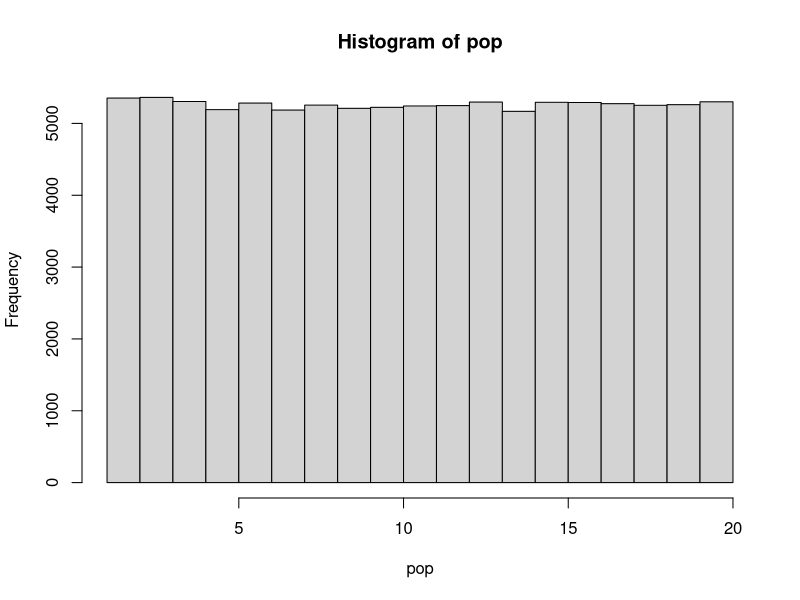
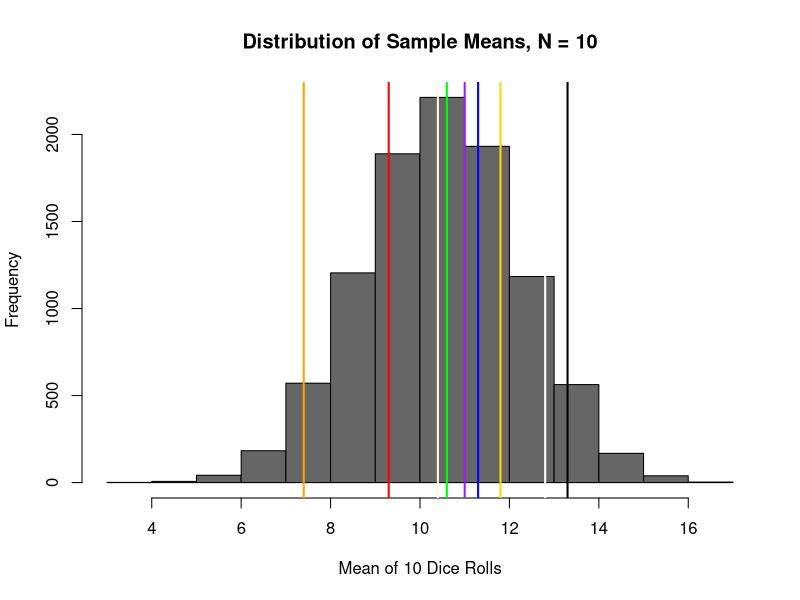
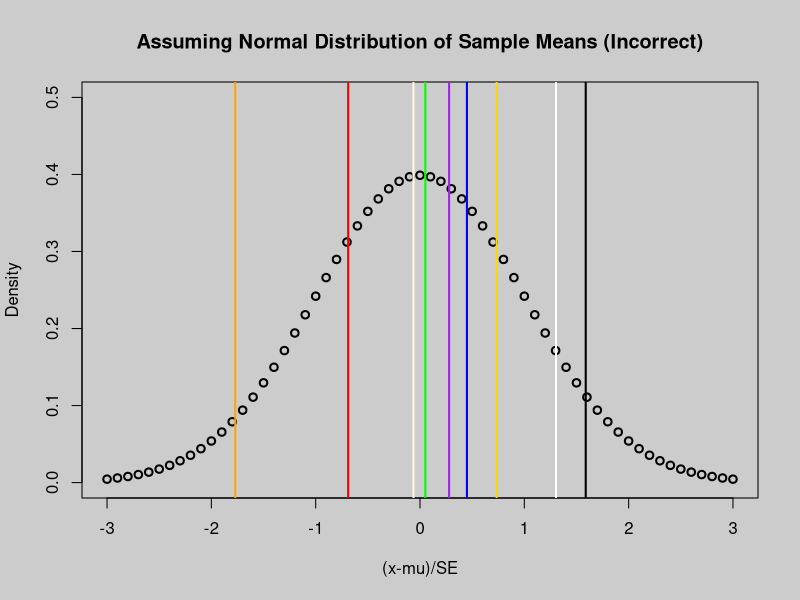
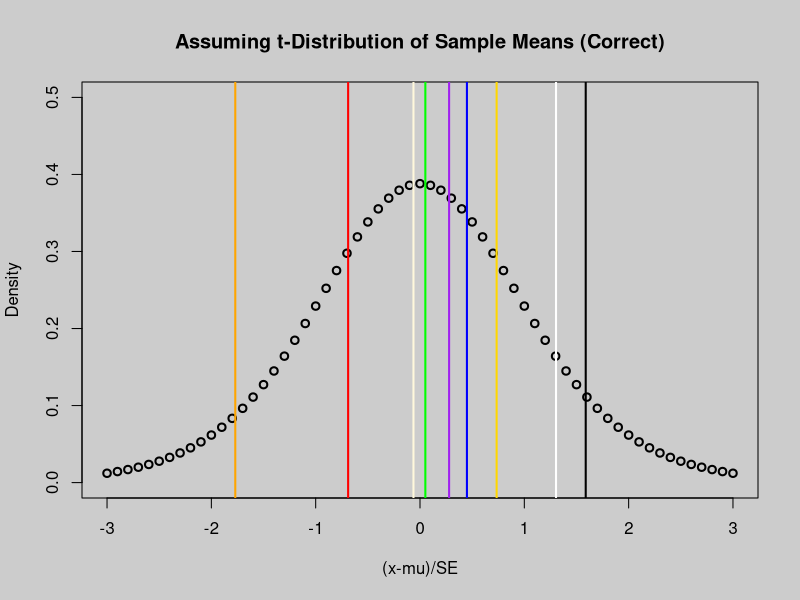

These figures' R source, in order:
# Uniform Population of Dice Rolls
set.seed(1)
pop<-runif(n=100000, min=1, max=20)
hist(pop)
summary(pop)


index<-c(1:10000) # Set the upper limit to the number of experiments you want to run

DATA<-data.frame(index) #We will create an empty dataframe to store our output in...
DATA$mean10<-NULL

for (i in 1:length(DATA$index)) {
  s1 <- sample(pop, 10, replace = FALSE, prob = NULL)

  DATA$mean10[i]<-mean(s1)
}

head(DATA)


hist(DATA$mean10, col="grey40", main="Distribution of Sample Means, N = 10",
     xlab="Mean of 10 Dice Rolls")
means<-c(10.6,9.3,11.3,7.4,11.8,12.8,10.4,11,13.3)
abline(v=means, col=c("green","red","blue","orange","gold","white","cornsilk",
       "purple","black"), lwd=2)

mean(DATA$mean10)
sd(DATA$mean10)


Qobs<-(means-10.51)/sd(DATA$mean10)
Qobs

# Approximating with a Normal Distribution
xfit<-seq(from=-3, to=3, by=0.1)
normfit<-dnorm(xfit, mean=0, sd=1)
par(bg="gray80")
plot(x=xfit, y=normfit, col="black", lwd=2, xlab="(x-mu)/SE", ylab="Density",
     main="Assuming Normal Distribution of Sample Means (Incorrect)", ylim=c(0,0.5))
abline(v=Qobs, col=c("green","red","blue","orange","gold","white","cornsilk",
                      "purple","black"), lwd=2)

pnorm(Qobs, mean=0, sd=1, lower.tail=FALSE)

# Approximating with a T-Distribution
xfit<-seq(from=-3, to=3, by=0.1)
tfit<-dt(xfit, df=9)
par(bg="gray80")
plot(x=xfit, y=tfit, col="black", lwd=2, xlab="(x-mu)/SE", ylab="Density",
     main="Assuming t-Distribution of Sample Means (Correct)", ylim=c(0,0.5))
abline(v=Qobs, col=c("green","red","blue","orange","gold","white","cornsilk",
                      "purple","black"), lwd=2)
pt(Qobs,(10-9),lower.tail=FALSE)
